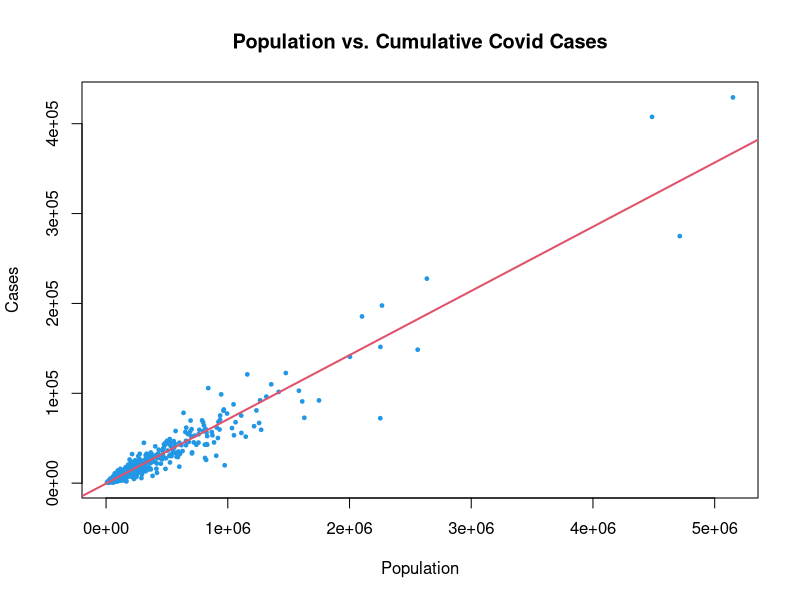
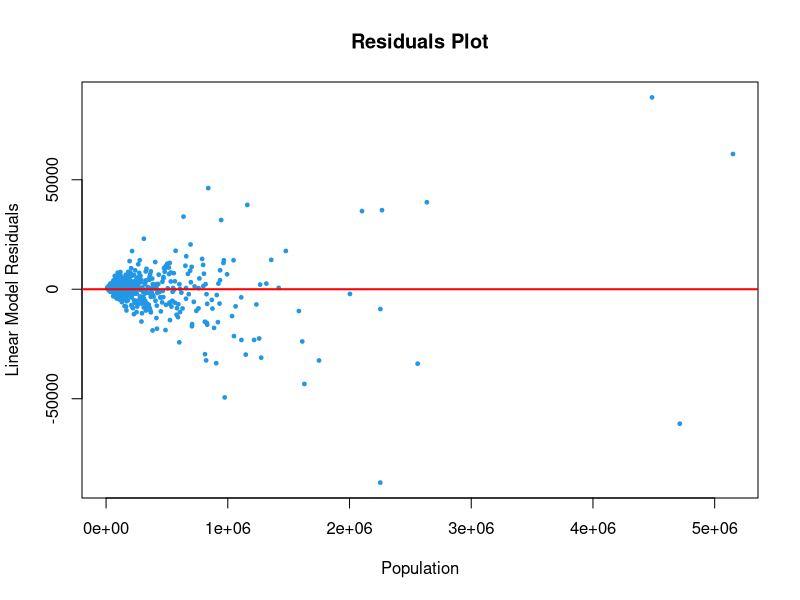

R code for these plots, in order: (Note: this script raises an error after producing the figures.)
#Stats 10 Final Project
# By Antwan Adams, Sarah Wang, Damien Ha, Anita Wong

covid <- read.csv("Covid_project_data.csv", check.names = FALSE)

mean(covid$Population)
sd(covid$Population)
mean(covid$`Cumulative cases`)
sd(covid$`Cumulative cases`)
plot(covid$Population, covid$`Cumulative cases`, 
     main = "Population vs. Cumulative Covid Cases", xlab = "Population", ylab = "Cases",
     pch = 19, cex = 0.5, col = 4)

lm <- lm(covid$`Cumulative cases` ~ covid$Population)
abline(lm, col = 2, lwd = 2)
summary(lm)


plot(lm$residuals ~ covid$Population, main = "Residuals Plot", 
     xlab = "Population", ylab = "Linear Model Residuals", pch = 19, cex = 0.5, col = 4) 
abline(a = 0, b = 0, col = "red", lwd = 2)

cor(covid$`Cumulative cases` ~ covid$Population)





